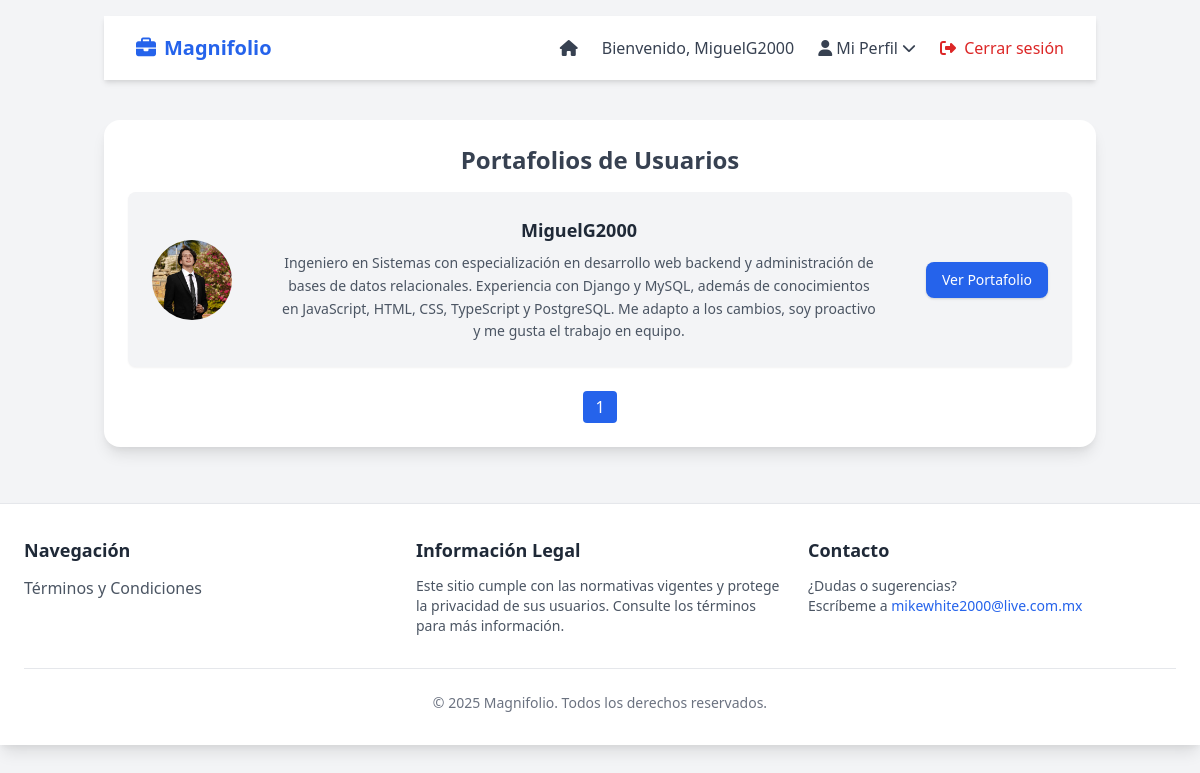
/ (signed in), run on the app's committed database.
### usuarios/models.py (models this page shows, shortened)
class Usuario(AbstractUser):
    descripcion = models.TextField(max_length=300, null=True, blank=True)
    foto_perfil = models.ImageField(upload_to='fotos/', null=True, blank=True)
    visible = models.BooleanField(default=True)

### usuarios/views.py (the view)
# urls.py: path("", index, name="index"),
def index(request):
    usuarios_list = Usuario.objects.filter(visible=True)
    paginator = Paginator(usuarios_list, 5)
    page_number = request.GET.get('page')
    usuarios = paginator.get_page(page_number)
    context = {
        "usuarios": usuarios,
    }
    return render(request, "index.html", context)

### templates/index.html (shortened to what this page needs)
{% extends 'base.html' %}
{% load static %}
{% block navbar %}
    {% include 'navbar.html' %}
{% endblock %}
{% block content %}
<div class="text-center mt-10">
    <div class="bg-white shadow-lg rounded-2xl p-6 mt-6">
        <h2 class="text-2xl font-bold text-gray-700 mb-4">Portafolios de Usuarios</h2>
        <div class="space-y-4">
            {% for usuario in usuarios %}
                <div class="flex items-center bg-gray-100 p-6 rounded-lg shadow-sm">
                    {% if usuario.foto_perfil %}
                        <img src="{{ usuario.foto_perfil.url }}" alt="{{ usuario.username }}"
                             class="w-20 h-20 rounded-full object-cover mr-6">
                    {% else %}
                        <img src="{% static 'images/default-profile.webp' %}" alt="{{ usuario.username }}"
                             class="w-20 h-20 rounded-full object-cover mr-6">
                    {% endif %}
                    <div class="flex-1 flex flex-col justify-center text-center px-6">
                        <h3 class="text-lg font-semibold text-gray-800 mb-2">{{ usuario.username }}</h3>
                        <p class="text-gray-600 text-sm leading-relaxed max-w-3xl mx-auto">
                            {{ usuario.descripcion|default:"Sin descripción" }}
                        </p>
                    </div>
                    <a href="{% url 'portafolio' usuario.username %}"
                       class="ml-6 bg-blue-600 hover:bg-blue-700 text-white text-sm px-4 py-2 rounded-lg shadow transition">
                        Ver Portafolio
                    </a>
                </div>
            {% empty %}
                <p class="text-gray-500">No hay portafolios disponibles.</p>
            {% endfor %}
        </div>
        <div class="flex justify-center mt-6 space-x-2">
            {% for num in usuarios.paginator.page_range %}
                {% if usuarios.number == num %}
                    <span class="px-3 py-1 bg-blue-600 text-white rounded">{{ num }}</span>
                {% else %}
                    <a href="?page={{ num }}" class="px-3 py-1 bg-gray-200 rounded hover:bg-gray-300">{{ num }}</a>
                {% endif %}
            {% endfor %}
        </div>
    </div>
</div>
{% endblock %}

### templates/navbar.html (shortened to what this page needs)
{% load static %}
<!DOCTYPE html>
<html lang="es">
<head>
    <link href="https://cdn.jsdelivr.net/npm/tailwindcss@2.2.19/dist/tailwind.min.css" rel="stylesheet">
    <link rel="stylesheet" href="https://cdnjs.cloudflare.com/ajax/libs/font-awesome/6.5.1/css/all.min.css">
</head>
<body class="bg-gray-100 text-gray-800">
    <nav class="bg-white shadow-md">
        <div class="max-w-7xl mx-auto px-4 sm:px-6 lg:px-8">
            <div class="flex justify-between h-16">
                <div class="flex items-center">
                    <a href="{% url 'index' %}" class="text-xl font-bold text-blue-600 flex items-center">
                        <i class="fa-solid fa-briefcase mr-2"></i> Magnifolio
                    </a>
                </div>
                <div class="hidden md:flex items-center space-x-6">
                    <a href="{% url 'index' %}" class="text-gray-700 hover:text-blue-600 transition">
                        <i class="fa-solid fa-house"></i>
                    </a>
                    {% if request.user.is_authenticated %}
                        <span class="text-gray-700">
                            Bienvenido, {{ request.user.username }}
                        </span>
                        <div class="relative">
                            <button id="perfil-btn" class="text-gray-700 hover:text-blue-600 transition flex items-center">
                                <i class="fa-solid fa-user mr-1"></i> Mi Perfil
                                <i class="fa-solid fa-chevron-down ml-1 text-sm"></i>
                            </button>
                        </div>
                        <a href="{% url 'logout' %}" class="text-red-600 hover:text-red-700 transition">
                            <i class="fa-solid fa-right-from-bracket mr-1"></i> Cerrar sesión
                        </a>
                    {% endif %}
                </div>
            </div>
        </div>
    </nav>
</body>
</html>

### data on the page
Usuario: user.username "MiguelG2000", foto_perfil (picture), username "MiguelG2000", descripcion "Ingeniero en Sistemas con especialización en desarrollo web backend y administración de bases de datos relacionales. Experiencia con Django y MySQL, además de conocimientos en JavaScript, HTML, CSS, TypeScript y PostgreSQL. Me adapto a los cambios, soy proactivo y me gusta el trabajo en equipo."

### other printed values
{{ num }} "1"
